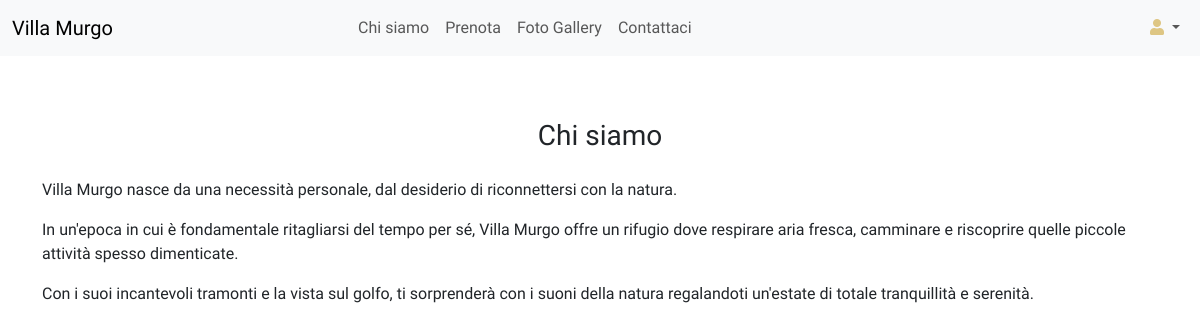
The page /chi_siamo/ on the database as committed earlier.
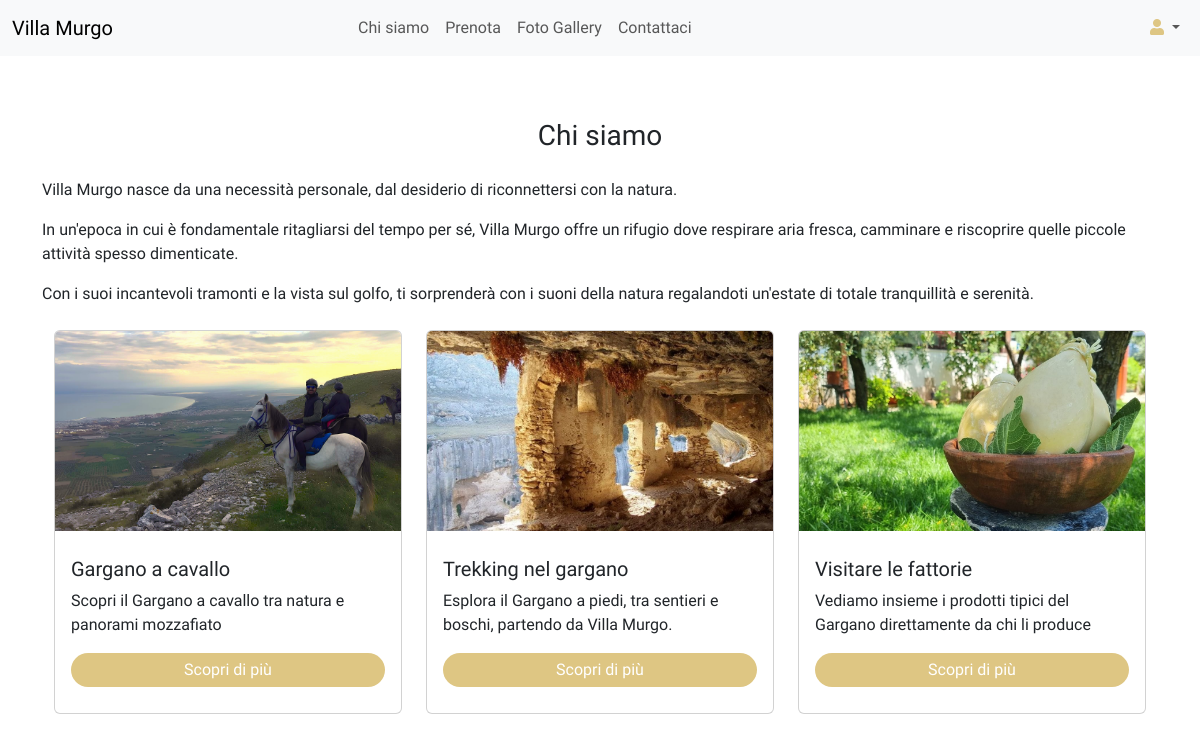
The same page on the database as committed later.
### homepage/models.py (models this page shows, shortened)
class Attivita(models.Model):
    titolo = models.CharField(max_length=200)
    descrizione = models.TextField()
    immagine = models.ImageField(upload_to='attivita_pics/', null=True, blank=True)

### homepage/views.py (the view)
# urls.py: path('chi_siamo/', views.chi_siamo,  name='chi_siamo'),
def chi_siamo(request):
    attivita_list = Attivita.objects.all()
    return render(request, 'homepage/chi_siamo.html', {'attivita_list': attivita_list})

### homepage/templates/homepage/chi_siamo.html (shortened to what this page needs)
{% extends 'homepage/base.html' %}
{% block content %}
<h3>Chi siamo</h3>
<p>Villa Murgo nasce da una necessità personale, dal desiderio di riconnettersi con la natura.</p>
<p>In un'epoca in cui è fondamentale ritagliarsi del tempo per sé, Villa Murgo offre un rifugio dove respirare aria fresca, camminare e riscoprire quelle piccole attività spesso dimenticate.</p>
<p>Con i suoi incantevoli tramonti e la vista sul golfo, ti sorprenderà con i suoni della natura regalandoti un'estate di totale tranquillità e serenità.</p>
<div class="container mt-4">
    <div class="row d-flex justify-content-center">
        {% for attivita in attivita_list %}
        <div class="col-md-4">
            <div class="card">
                <img src="{{ attivita.immagine.url }}" class="card-img-top" alt="{{ attivita.titolo }}">
                <div class="card-body">
                    <h5 class="card-title">{{ attivita.titolo }}</h5>
                    <p class="card-text">{{ attivita.descrizione }}</p>
                    <a href="#" class="btn btn-custom">Scopri di più</a>
                </div>
            </div>
        </div>
        {% endfor %}
    </div>
</div>
{% endblock %}

### homepage/templates/homepage/base.html (shortened to what this page needs)
<!DOCTYPE html>
<html lang="en">
<head>
    <link href="https://cdn.jsdelivr.net/npm/bootstrap@5.3.0-alpha1/dist/css/bootstrap.min.css" rel="stylesheet">
    <link href="https://cdnjs.cloudflare.com/ajax/libs/font-awesome/5.15.4/css/all.min.css" rel="stylesheet">
</head>
<body>
    <nav class="navbar navbar-expand-lg navbar-light bg-light">
        <div class="container-fluid">
            <a class="navbar-brand" href="{% url 'homepage' %}">Villa Murgo</a>
            <div class="collapse navbar-collapse" id="navbarNav">
                <ul class="navbar-nav centered mx-auto">
                    <li class="nav-item">
                        <a class="nav-link" href="{% url 'chi_siamo' %}">Chi siamo</a>
                    </li>
                    <li class="nav-item">
                        <a class="nav-link" href="{% url 'prenota' %}">Prenota</a>
                    </li>
                    <li class="nav-item">
                        <a class="nav-link" href="{% url 'foto_gallery' %}">Foto Gallery</a>
                    </li>
                    <li class="nav-item">
                        <a class="nav-link" href="{% url 'contattaci' %}">Contattaci</a>
                    </li>
                </ul>
                <ul class="navbar-nav">
                    <li class="nav-item dropdown">
                        <a class="nav-link dropdown-toggle" href="#" id="userDropdown" role="button" data-bs-toggle="dropdown" aria-expanded="false">
                            <i class="fas fa-user"></i>
                        </a>
                    </li>
                </ul>
            </div>
        </div>
    </nav>
    <div class="container mt-5">
        {% block content %}{% endblock %}
    </div>
</body>
</html>

### homepage/templates/homepage/base.html (style rules this page uses)
@media (min-width: 992px) { .card { transition: transform 0.3s ease-in-out; } }
@media (min-width: 992px) { .container-fluid { display: flex; justify-content: center; align-items: center; } }
@media (min-width: 992px) { .navbar-nav { margin-left:auto; } }
@media (min-width: 992px) { .navbar-collapse { justify-content: center; } }
@media (min-width: 992px) { .navbar-nav.centered { margin-left:0; margin-right: auto; } }
@media (min-width: 992px) { .navbar .fa-user { color: #dec683; } }
@media (min-width: 992px) { body { font-family: 'Gabarito', sans-serif; display: flex; flex-direction: column; min-height: 100vh; } }
@media (min-width: 992px) { .container { flex: 1; } }

### homepage/templates/homepage/chi_siamo.html (style rules this page uses)
h3 { text-align: center; margin-top: 15px; margin-bottom: 25px; }
.card-img-top { width: 100%; height: 200px; object-fit: cover; margin-bottom: 10px; }
.card { margin-bottom: 20px; }
.btn-custom { background-color: #007bff; color: white; }

Rows that differ between the two databases and show on the page:
added Attivita: immagine (picture), titolo "Gargano a cavallo", descrizione "Scopri il Gargano a cavallo tra natura e panorami mozzafiato"
added Attivita: immagine (picture), titolo "Trekking nel gargano", descrizione "Esplora il Gargano a piedi, tra sentieri e boschi, partendo da Villa Murgo."
added Attivita: immagine (picture), titolo "Visitare le fattorie", descrizione "Vediamo insieme i prodotti tipici del Gargano direttamente da chi li produce"
